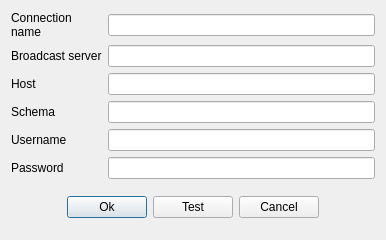
<?xml version="1.0" encoding="UTF-8"?>
<ui version="4.0">
 <class>DatabaseConnection</class>
 <widget class="QDialog" name="DatabaseConnection">
  <property name="geometry">
   <rect>
    <x>0</x>
    <y>0</y>
    <width>386</width>
    <height>240</height>
   </rect>
  </property>
  <property name="windowTitle">
   <string>Database connection</string>
  </property>
  <layout class="QHBoxLayout" name="horizontalLayout">
   <item>
    <layout class="QGridLayout" name="gridLayout">
     <item row="3" column="1">
      <widget class="QLineEdit" name="leMainDb"/>
     </item>
     <item row="4" column="0">
      <widget class="QLabel" name="label_4">
       <property name="text">
        <string>Username</string>
       </property>
      </widget>
     </item>
     <item row="5" column="1">
      <widget class="QLineEdit" name="leMainPassword">
       <property name="echoMode">
        <enum>QLineEdit::Password</enum>
       </property>
      </widget>
     </item>
     <item row="2" column="0">
      <widget class="QLabel" name="label">
       <property name="text">
        <string>Host</string>
       </property>
      </widget>
     </item>
     <item row="3" column="0">
      <widget class="QLabel" name="label_3">
       <property name="text">
        <string>Schema</string>
       </property>
      </widget>
     </item>
     <item row="4" column="1">
      <widget class="QLineEdit" name="leMainUser"/>
     </item>
     <item row="2" column="1">
      <widget class="QLineEdit" name="leMainHost"/>
     </item>
     <item row="5" column="0">
      <widget class="QLabel" name="label_5">
       <property name="text">
        <string>Password</string>
       </property>
      </widget>
     </item>
     <item row="0" column="1">
      <widget class="QLineEdit" name="leName"/>
     </item>
     <item row="6" column="0" colspan="2">
      <widget class="QWidget" name="widget" native="true">
       <layout class="QHBoxLayout" name="horizontalLayout_2">
        <item>
         <spacer name="horizontalSpacer">
          <property name="orientation">
           <enum>Qt::Horizontal</enum>
          </property>
          <property name="sizeHint" stdset="0">
           <size>
            <width>47</width>
            <height>20</height>
           </size>
          </property>
         </spacer>
        </item>
        <item>
         <widget class="QPushButton" name="btnOk">
          <property name="text">
           <string>Ok</string>
          </property>
         </widget>
        </item>
        <item>
         <widget class="QPushButton" name="btnTest">
          <property name="text">
           <string>Test</string>
          </property>
         </widget>
        </item>
        <item>
         <widget class="QPushButton" name="btnCancel">
          <property name="text">
           <string>Cancel</string>
          </property>
         </widget>
        </item>
        <item>
         <spacer name="horizontalSpacer_2">
          <property name="orientation">
           <enum>Qt::Horizontal</enum>
          </property>
          <property name="sizeHint" stdset="0">
           <size>
            <width>46</width>
            <height>20</height>
           </size>
          </property>
         </spacer>
        </item>
       </layout>
      </widget>
     </item>
     <item row="0" column="0">
      <widget class="QLabel" name="label_2">
       <property name="text">
        <string>Connection
name</string>
       </property>
      </widget>
     </item>
     <item row="1" column="0">
      <widget class="QLabel" name="label_6">
       <property name="text">
        <string>Broadcast server</string>
       </property>
      </widget>
     </item>
     <item row="1" column="1">
      <widget class="QLineEdit" name="leBroadcastServer"/>
     </item>
    </layout>
   </item>
  </layout>
 </widget>
 <tabstops>
  <tabstop>leName</tabstop>
  <tabstop>leMainHost</tabstop>
  <tabstop>leMainDb</tabstop>
  <tabstop>leMainUser</tabstop>
  <tabstop>leMainPassword</tabstop>
  <tabstop>btnOk</tabstop>
  <tabstop>btnTest</tabstop>
  <tabstop>btnCancel</tabstop>
 </tabstops>
 <resources/>
 <connections/>
</ui>
